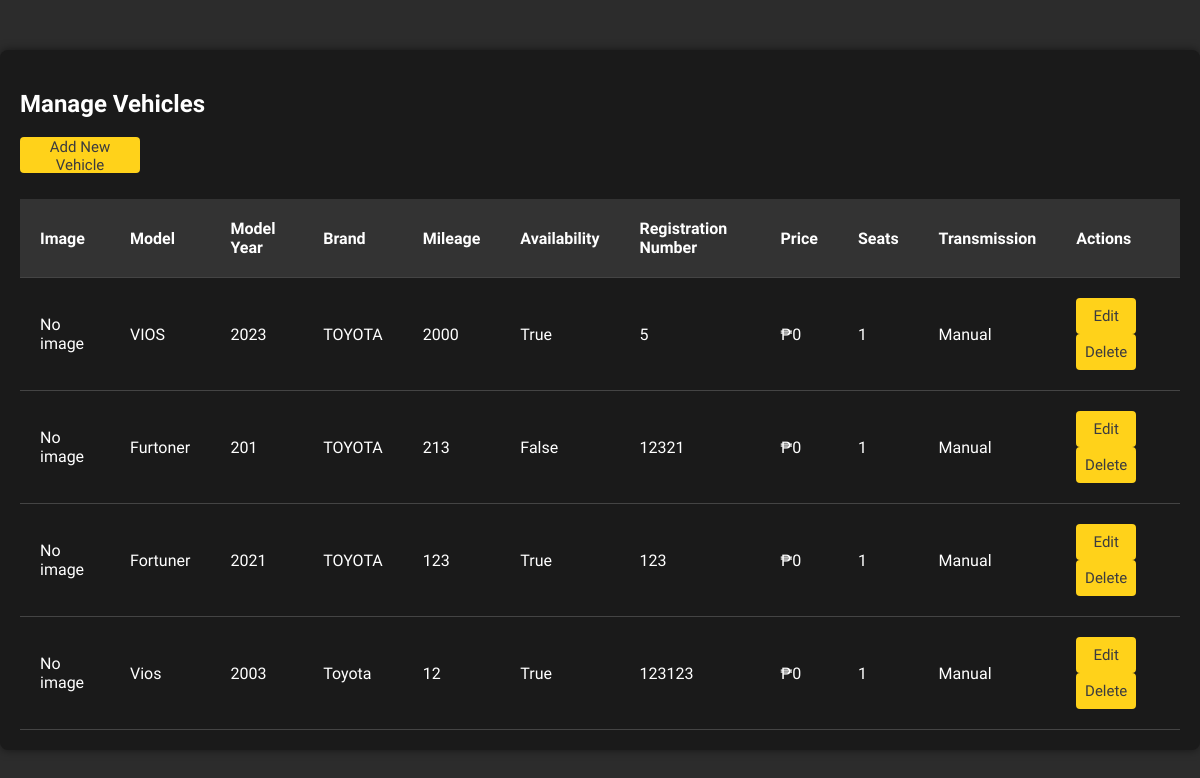
Page /vehicles/manage/ on the committed database.
### bonrides/models.py (models this page shows, shortened)
class Vehicle(models.Model):
    TRANSMISSION_CHOICES = [
        ('automatic', 'Automatic'),
        ('manual', 'Manual'),
    ]
    model = models.CharField(max_length=100)
    model_year = models.PositiveIntegerField()
    brand = models.CharField(max_length=100)
    mileage = models.PositiveIntegerField()
    availability = models.BooleanField(default=True)
    registration_number = models.CharField(max_length=50, unique=True)
    price = models.PositiveIntegerField(blank=True, default=0)
    image = models.ImageField(upload_to='vehicle_images/', blank=True, null=True)
    seats = models.PositiveIntegerField(default=1)
    transmission = models.CharField(max_length=10, choices=TRANSMISSION_CHOICES, default='manual')

### bonrides/views.py (the view)
# urls.py: path('vehicles/manage/', views.manage_vehicles, name='manage_vehicles'),
def manage_vehicles(request):
    vehicles = Vehicle.objects.all()
    return render(request, 'manage_vehicles.html', {'vehicles': vehicles})

### bonrides/templates/manage_vehicles.html (shortened to what this page needs)
{% load static %}
<!DOCTYPE html>
<html>
<head>
    <link rel="stylesheet" href="{% static 'css/manage_vehicle.css' %}">
</head>
<body>
    <div class="table-container">
        <h2>Manage Vehicles</h2>
        <div class="add-vehicle">
            <a href="{% url 'add_vehicle' %}" ><button>Add New Vehicle</button></a>
        </div>
        <table>
            <thead>
                <tr>
                    <th>Image</th>
                    <th>Model</th>
                    <th>Model Year</th>
                    <th>Brand</th>
                    <th>Mileage</th>
                    <th>Availability</th>
                    <th>Registration Number</th>
                    <th>Price</th>
                    <th>Seats</th>
                    <th>Transmission</th>
                    <th>Actions</th>
                </tr>
            </thead>
            <tbody>
                {% for vehicle in vehicles %}
                <tr>
                    <td>
                        {% if vehicle.image %}
                            <img src="{{ vehicle.image.url }}" alt="Vehicle Image" style="width: 100px; height: auto;">
                        {% else %}
                            No image
                        {% endif %}
                    </td>
                    <td>{{ vehicle.model }}</td>
                    <td>{{ vehicle.model_year }}</td>
                    <td>{{ vehicle.brand }}</td>
                    <td>{{ vehicle.mileage }}</td>
                    <td>{{ vehicle.availability }}</td>
                    <td>{{ vehicle.registration_number }}</td>
                    <td> ₱{{ vehicle.price}}</td>
                    <td>{{ vehicle.seats}}</td>
                    <td>{{ vehicle.get_transmission_display}}</td>
                    <td>
                        <a href="{% url 'edit_vehicle' vehicle.pk %}"><button class="edit">Edit</button></a>
                        <button onclick="showDeleteModal({{ vehicle.pk }})">Delete</button>
                    </td>
                </tr>
                {% endfor %}
            </tbody>
        </table>
    </div>
</body>
</html>

### static/css/manage_vehicle.css (style rules this page uses)
* { font-family: 'Khand', sans-serif; }
body { background-color: #2c2c2c; color: #fff; font-family: 'Khand', sans-serif; display: flex; justify-content: center; align-items: center; height: 100vh; margin: 0; }
.table-container { background-color: #1a1a1a; padding: 20px; border-radius: 8px; box-shadow: 0 0 10px rgba(0, 0, 0, 0.5); width: 100%; max-width: 1300px; }
table { width: 100%; border-collapse: collapse; }
th, td { padding: 20px; text-align: left; border-bottom: 1px solid #444; }
th { background-color: #333; }
.add-vehicle { margin-bottom: 25px; text-align: center; width: 10%; }
a { text-decoration: none; color: #3B3B3F; }
button { border: none; border-radius: 4px; background-color: #FFD21A; color: #3B3B3F; height: 36px; width: 60px; font-size: 15px; }
.add-vehicle button { width: 120px; }
.edit { margin-right: 10px; }

### rows in the picture
Vehicle: shows "No image", model "VIOS", model_year "2023", brand "TOYOTA", mileage "2000", availability "True", registration_number "5", price "0", seats "1", transmission "Manual"
Vehicle: shows "No image", model "Furtoner", model_year "201", brand "TOYOTA", mileage "213", availability "False", registration_number "12321", price "0", seats "1", transmission "Manual"
Vehicle: shows "No image", model "Fortuner", model_year "2021", brand "TOYOTA", mileage "123", availability "True", registration_number "123", price "0", seats "1", transmission "Manual"
Vehicle: shows "No image", model "Vios", model_year "2003", brand "Toyota", mileage "12", availability "True", registration_number "123123", price "0", seats "1", transmission "Manual"
